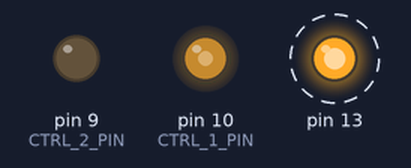
Bench run of a sketch on a simulated Arduino Uno, built with avr-gcc and run on an emulated ATmega328P. Shown: output pins drawn as LEDs (lit = HIGH). Dashed ring = blinking. What the sketch prints to the serial monitor is not drawn.

Above: at 0.5 s.
Timing chart, 0 to 4.6 s (numbered marks = the images above):
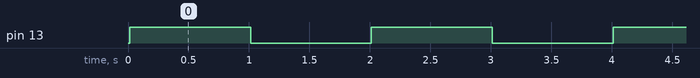

Measured:
- by itself, pin 13: alternates HIGH for 1.0 s and LOW for 1.0 s

The sketch:

timer_with_switch.ino
```cpp
/* Toggle the RF switch a fixed frequency.
 *
 */

// OC1A: PORT B1 (uno 9) **
// OC1B: PORT B2 (uno 10)

const int CTRL_1_PIN = 10;
const int CTRL_2_PIN = 9;

#define PRESCALE 1

void set_count(long c) {
  OCR1A = c;

  // if current count is greater than max val, we won't hit until
  // rollover... so reset.
  // Mod looks cleaner than just setting to zero; tbd.
  if (TCNT1 >= c) {
//    TCNT1 %= c;
    TCNT1 = 0;
  }

}

long count_from_freq(long freq) {
  return F_CPU / PRESCALE / 2 / freq - 1;
}

double freq_from_count(long count) {
  return (double)F_CPU / PRESCALE / 2 / (1 + count);
}

const long REQ_CENTER_FREQ = 202000;
const long REQ_DEV_FREQ    =   2500;

long count_a, count_b;

char serial_buffer[256];

void setup() {
  // put your setup code here, to run once:
  pinMode(CTRL_1_PIN, OUTPUT);
  pinMode(CTRL_2_PIN, OUTPUT);

  digitalWrite(CTRL_1_PIN, LOW);
  digitalWrite(CTRL_2_PIN, LOW);

  pinMode(13, OUTPUT);

  Serial.begin(115200);
  Serial.println("\n\n\n");

  TCCR1A = 0;
  TCCR1B = 0;

  // Toggle OC1B (pin 10) on timer compare
  TCCR1A |= (1 << COM1B0);
  // CTC with no prescale
  TCCR1B |= (1 << WGM12) | (1 << CS10);

  long high_count = count_from_freq(REQ_CENTER_FREQ + REQ_DEV_FREQ);
  long low_count = count_from_freq(REQ_CENTER_FREQ - REQ_DEV_FREQ);
  if (high_count == low_count) {
    Serial.println("ERROR! Not enough timer precision. Increase deviation frequency.");
    for (;;) { }
  }
  double actual_low_f  = freq_from_count(low_count);
  double actual_high_f = freq_from_count(high_count);

  double actual_center_f = (actual_low_f + actual_high_f) / 2;

  sprintf(serial_buffer, "Requested %ld +/- %ld Hz", REQ_CENTER_FREQ, REQ_DEV_FREQ);
  Serial.println(serial_buffer);

  Serial.print("Got "); Serial.print(actual_center_f);
  sprintf(serial_buffer, " (+%d, -%d) Hz",
            (int)(actual_high_f - actual_center_f),
            (int)(actual_center_f - actual_low_f));
  Serial.println(serial_buffer);

  sprintf(serial_buffer, "Counts %ld %ld", low_count, high_count);
  Serial.println(serial_buffer);

  Serial.println("Other options:");
  Serial.println("==Count==Freq======");

  for (long co = high_count - 1; co <= low_count + 1; co++) {
    char flag = ' ';

    if (co == low_count) {
      flag = 'L';
    } else if (co == high_count) {
      flag = 'H';
    }
    // can't printf floats
    sprintf(serial_buffer, "%c %5d  ", flag, co);
    Serial.print(serial_buffer);
    Serial.print(freq_from_count(co));
    Serial.println(" Hz");
  }

  count_a = high_count;
  count_b = low_count;
}

// how long each FSK period is
const int KEY_TIME_US = 250;

// a is the high count, so the lower frequency.
// -> a = 0
//    b = 1

// 01
inline void send_zero() {
  set_count(count_a);
  delayMicroseconds(KEY_TIME_US);
  set_count(count_b);
  delayMicroseconds(KEY_TIME_US);
}

// 10
inline void send_one() {
  set_count(count_b);
  delayMicroseconds(KEY_TIME_US);
  set_count(count_a);
  delayMicroseconds(KEY_TIME_US);
}

void loop() {
  set_count(count_b);
  digitalWrite(13, HIGH);
  delay(1000);
  set_count(count_a);
  digitalWrite(13, LOW);
  delay(1000);
}
```
